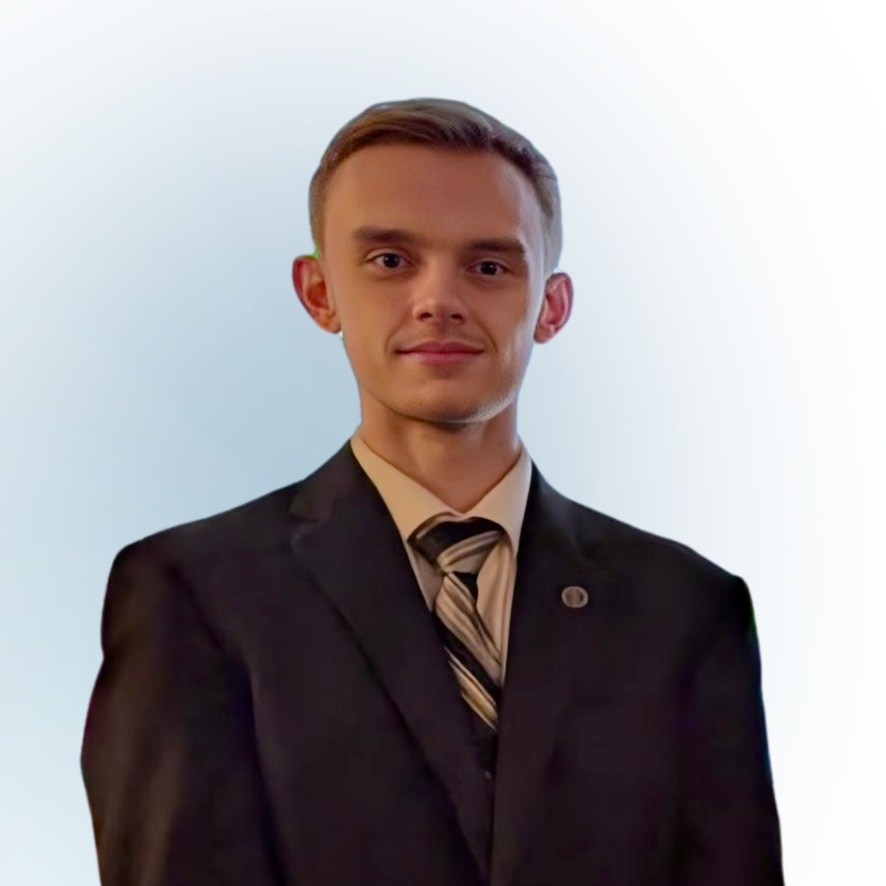
#> input picture client/src/profile.jpg, 886 x 886 px, found by its file name
$ python create_simple_circular.py
#> lines starting #> are read from the running program, lines starting #| are printed output that depends on the picture
#!/usr/bin/env python3

import os
from PIL import Image, ImageDraw
import sys

def create_circular_favicon(input_path, output_path, size):
    """Create a circular favicon from the input image"""
#> called with input_path = 'client/public/profile.jpg', output_path = 'client/public/favicon-16x16.png', size = 16
    try:
        # Open the image
        img = Image.open(input_path)
#> img is the input picture: PIL image 886x886 RGB; mean R, G, B 159, 154, 156.8

        # Convert to RGBA if not already
        if img.mode != 'RGBA':
            img = img.convert('RGBA')
#> img: PIL image 886x886 RGBA

        # Resize to the desired size
        img = img.resize((size, size), Image.Resampling.LANCZOS)
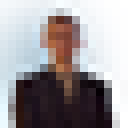
#> img: PIL image 16x16 RGBA (shown 8 times larger); mean R, G, B, A 159, 154, 156.6, 255

        # Create a circular mask
        mask = Image.new('L', (size, size), 0)
#> mask: PIL image 16x16 L; every value is 0
        draw = ImageDraw.Draw(mask)
        draw.ellipse((0, 0, size, size), fill=255)

        # Apply the mask to create circular image
        img.putalpha(mask)
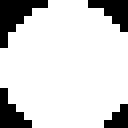
#> mask: PIL image 16x16 L (shown 8 times larger); 82.4% white; 4 black regions (4 under 20 px)
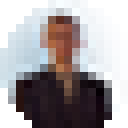
#> img: PIL image 16x16 RGBA (shown 8 times larger); mean R, G, B, A 159, 154, 156.6, 210.2; transparent parts drawn white

        # Save the circular image
        img.save(output_path, 'PNG')
        print(f"Created circular favicon: {output_path} ({size}x{size})")

    except Exception as e:
        print(f"Error creating {output_path}: {e}")

def main():
    profile_image = "client/public/profile.jpg"

    if not os.path.exists(profile_image):
        print(f"Profile image not found: {profile_image}")
        sys.exit(1)

    # Define all the favicon sizes we need
    favicon_sizes = [
        (16, "client/public/favicon-16x16.png"),
        (16, "public/favicon-16x16.png"),
        (32, "client/public/favicon-32x32.png"),
        (32, "public/favicon-32x32.png"),
        (48, "client/public/favicon-48.png"),
        (48, "public/favicon-48.png"),
        (192, "client/public/favicon-192.png"),
        (192, "public/favicon-192.png"),
        (512, "client/public/favicon-512.png"),
        (512, "public/favicon-512.png"),
        (180, "client/public/apple-touch-icon.png"),
        (180, "public/apple-touch-icon.png"),
    ]

    print("Creating circular favicons...")

    for size, output_path in favicon_sizes:
        # Ensure the directory exists
        os.makedirs(os.path.dirname(output_path), exist_ok=True)
        create_circular_favicon(profile_image, output_path, size)

    print("All circular favicons created successfully!")

if __name__ == "__main__":
    main()
